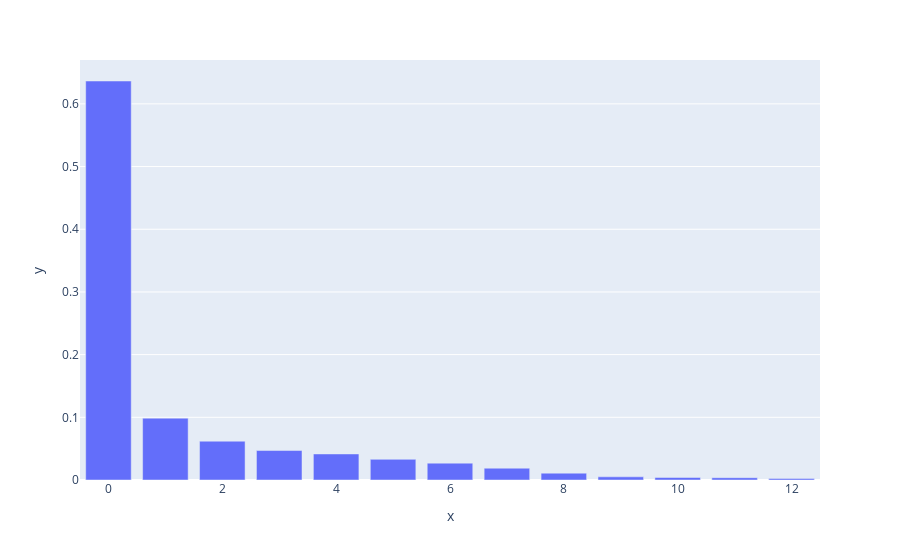

Source (notebook cell):
### Code cell
#looking at explained variance ratio (y is like Eigen vectors explained variance ratio; x is Eigen vectors sorted by
#Eigen values) - get 13 total components
dimensions_bar = px.bar(x=np.arange(pca.n_components_), y=pca.explained_variance_ratio_)
dimensions_bar.show()

### Figure 1 — Plotly figure (JSON) as saved in the notebook; plotly's stock layout.template omitted (floating-point values rounded to 4 significant figures)
{"data": [{"alignmentgroup": "True", "hovertemplate": "x=%{x}<br>y=%{y}<extra></extra>", "legendgroup": "", "marker": {"color": "#636efa", "pattern": {"shape": ""}}, "name": "", "offsetgroup": "", "orientation": "v", "showlegend": false, "textposition": "auto", "type": "bar", "x": [0, 1, 2, 3, 4, 5, 6, 7, 8, 9, 10, 11, 12], "xaxis": "x", "y": [0.6365, 0.09865, 0.06193, 0.04701, 0.04155, 0.03296, 0.02691, 0.01886, 0.01093, 0.005047, 0.00401, 0.003652, 0.002327], "yaxis": "y"}], "layout": {"barmode": "relative", "legend": {"tracegroupgap": 0}, "margin": {"t": 60}, "xaxis": {"anchor": "y", "domain": [0, 1], "title": {"text": "x"}}, "yaxis": {"anchor": "x", "domain": [0, 1], "title": {"text": "y"}}}}
